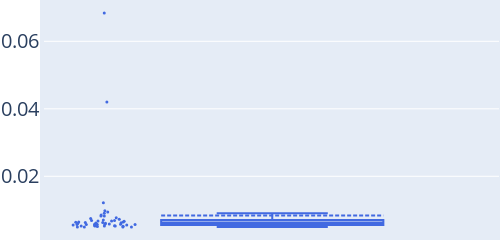

The notebook cell saved with this chart:
### Markdown cell above
HKPV timing

### Code cell
trace = box(y=(time_hkpv),
boxpoints="all",
marker=attr(
        color="LightSkyBlue",
        size=3),
quartilemethod="linear",
name="",
marker_color="royalblue",
boxmean=true)

layout = Layout(
    autosize=false,
    width=500,
    height=200,
    margin=attr(l=1, r=1, b=1, t=1, pad=4),
    font_size=20,
)
p_time_hkpv = PlotlyJS.plot(trace,layout)

### Figure 1 — Plotly figure (JSON) as saved in the notebook; plotly's stock layout.template omitted (floating-point values rounded to 4 significant figures)
{"data": [{"boxmean": true, "boxpoints": "all", "marker": {"color": "royalblue", "size": 3}, "name": "", "quartilemethod": "linear", "type": "box", "y": [0.01213, 0.008504, 0.005275, 0.009017, 0.004965, 0.006641, 0.00748, 0.00629, 0.006905, 0.006338, 0.005294, 0.008231, 0.005819, 0.06842, 0.00534, 0.007271, 0.006423, 0.005086, 0.006723, 0.006927, 0.006428, 0.005683, 0.004971, 0.006213, 0.005841, 0.005543, 0.008234, 0.005585, 0.004962, 0.005766, 0.005728, 0.004941, 0.005741, 0.006188, 0.005987, 0.005431, 0.006079, 0.005797, 0.005968, 0.005292, 0.005234, 0.006394, 0.007678, 0.00978, 0.00677, 0.007012, 0.005726, 0.04201, 0.005217, 0.00945]}], "layout": {"autosize": false, "font": {"size": 20}, "height": 200, "margin": {"b": 1, "l": 1, "pad": 4, "r": 1, "t": 1}, "width": 500}}
